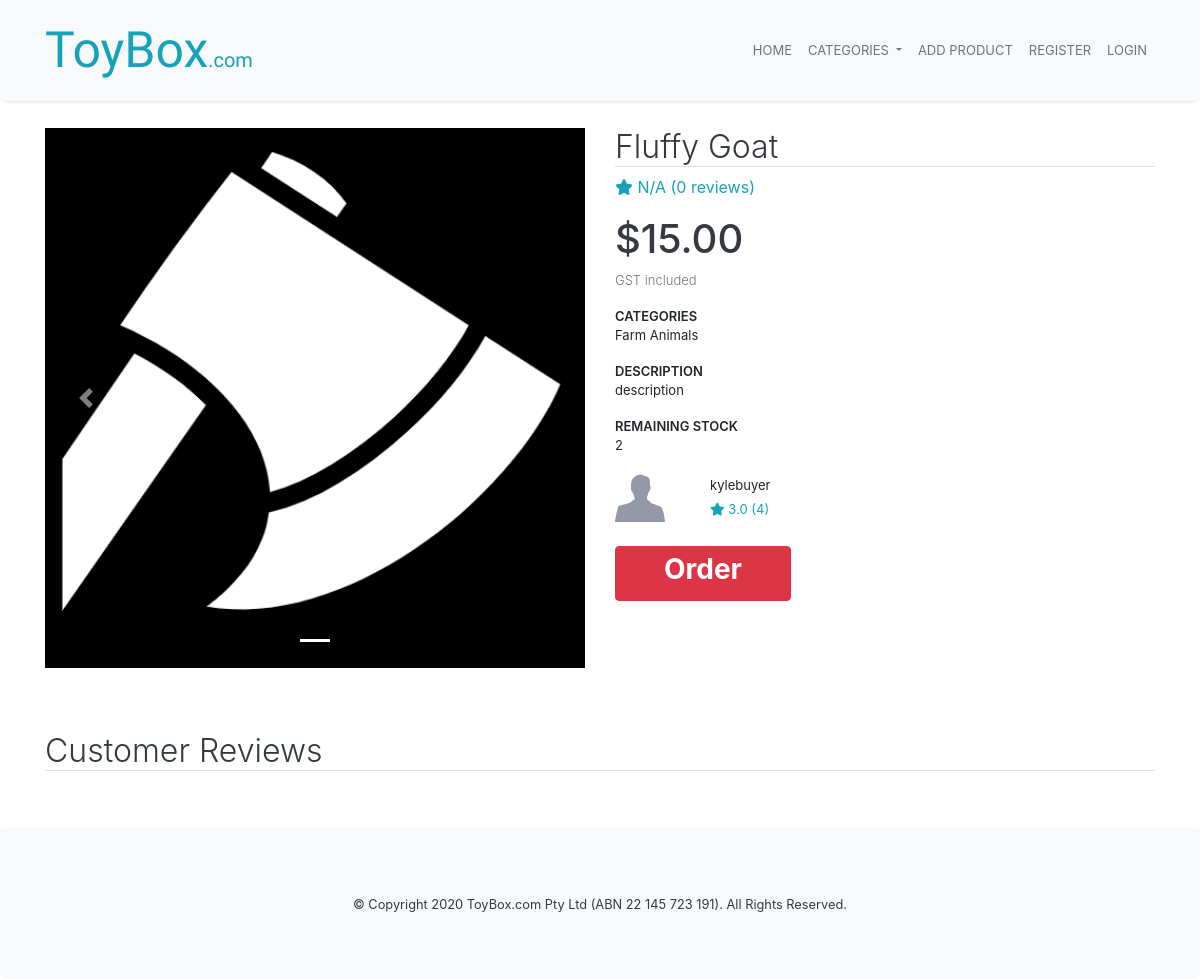
Before: /product/3 with the older database file.
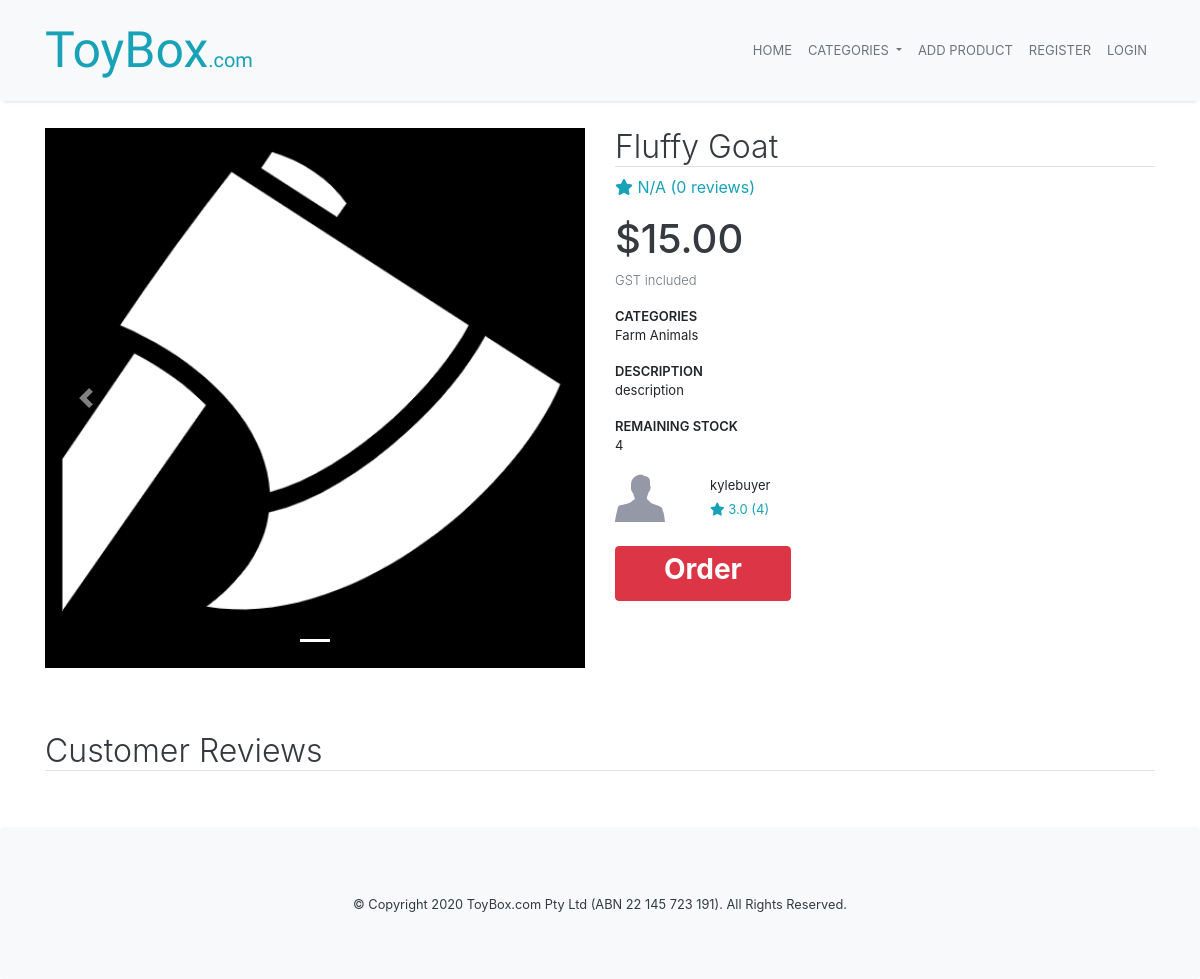
After: the same page with the newer database file.
### marketplace/models.py (models this page shows, shortened)
class Product(db.Model):
    __tablename__='products'
    id = db.Column(db.Integer, primary_key=True)
    name = db.Column(db.String(100), nullable=False)
    description = db.Column(db.String(500))
    current_stock = db.Column(db.Integer, nullable=False)
    monthly_stock = db.Column(db.Integer, nullable=False)
    price = db.Column(db.Numeric, nullable=False)
    category = db.Column(db.String(50), nullable=False)
    created = db.Column(db.DateTime, default=datetime.now(), nullable=False)
    image_one = db.Column(db.String(400))
    image_two = db.Column(db.String(400))
    image_three = db.Column(db.String(400))
    seller_id = db.Column(db.Integer, db.ForeignKey('users.id'))
    comments = db.relationship('Comment', backref='product') #comments on product

class User(db.Model, UserMixin):
    __tablename__='users'
    id = db.Column(db.Integer, primary_key=True)
    username = db.Column(db.String(30), index=True, unique=True, nullable=False)
    email = db.Column(db.String(100), index=True, unique=True, nullable=False)
    phone = db.Column(db.String(20), nullable=False) #must be string to keep 0 at start of number
    bank_account = db.Column(db.String(30))
    seller = db.Column(db.Boolean, nullable=False) #determines whether the user is a seller or buyer
    password_hash = db.Column(db.String(255), nullable=False)
    products = db.relationship('Product', backref='user') #products added by user

### marketplace/products.py (the view)
@bp.route('/<id>', methods=['GET', 'POST'])
def view(id):
    product = Product.query.filter_by(id=id).first()
    if (not product): #if product doesnt exist then 404
        return render_template('404.html')
    roundedPrice = round(product.price, 2)
    rating = 0
    i = 0
    for comment in product.comments:
        rating += comment.rating
        i += 1
    if i > 0:
        rating = round(rating/i, 2)
    else:
        rating = 'N/A'
    seller = User.query.filter_by(id=product.seller_id).first()
    sellerRating = 0
    j = 0
    for prod in seller.products:
        for com in prod.comments:
            sellerRating += com.rating
            j += 1
    if j > 0:
        sellerRating = round(sellerRating/j, 2)
    else:
        sellerRating = 'N/A'
    comments = db.session.query(Comment, User).filter_by(product_id=id).outerjoin(User, Comment.user_id == User.id).all()
    form = ReviewForm()
    if(form.validate_on_submit()):
        f_text = form.text.data
        f_rating = form.rating.data
        f_title = form.title.data
        new_comment = Comment (
            text = f_text,
            rating = f_rating,
            title = f_title,
            user_id = current_user.id,
            product_id = id
        )
        db.session.add(new_comment)
        db.session.commit()
        return redirect(url_for('product.view', id=id))
    else:
        for field, errors in form.errors.items():
            for error in errors:
                flash(u"%s: %s" % (getattr(form, field).label.text.title(), error), 'error')
    return render_template('product.html', product=product, roundedPrice = roundedPrice, rating=rating, reviewCount=i, seller=seller, sellerRating=sellerRating, sellerReviewCount=j, comments=comments, form=form)

### marketplace/templates/product.html (shortened to what this page needs)
{% extends 'base.html' %}
{% block content %}
<div class="container">
    <div class="row content-container mb-5">
        <div class="col-md-6">
            <div id="carouselExampleIndicators" class="carousel slide mb-3" data-ride="carousel">
                <ol class="carousel-indicators">
                    <li data-target="#carouselExampleIndicators" data-slide-to="0" class="active"></li>
                </ol>
                <div class="carousel-inner">
                    <div class="carousel-item active">
                        <img class="d-block w-100" src="..{{ product.image_one }}" alt="First slide">
                    </div>
                </div>
                <a class="carousel-control-prev" href="#carouselExampleIndicators" role="button" data-slide="prev">
                    <span class="carousel-control-prev-icon" aria-hidden="true"></span>
                </a>
                <a class="carousel-control-next" href="#carouselExampleIndicators" role="button" data-slide="next">
                    <span class="carousel-control-next-icon" aria-hidden="true"></span>
                </a>
            </div>
        </div>
        <div class="col-md-6">
            <h2 class="text-dark font-weight-light border-bottom">{{ product.name }}</h2>
            <div class="text-info">
                <i class="fas fa-star"></i> {{ rating }} ({{ reviewCount }} reviews)
            </div>
            <h1 class="text-dark mt-3">${{ roundedPrice }}</h1>
            <div class="small-font form-head text-muted font-weight-light">GST included</div>
            <div class="small-font form-head mt-3">CATEGORIES</div>
            <p class="small-font">{{ product.category }}</p>
            <div class="small-font form-head mt-3">DESCRIPTION</div>
            <p class="small-font">{{ product.description }}</p>
            <div class="small-font form-head mt-3">REMAINING STOCK</div>
            {% if product.current_stock > 0 %}
                <p class="small-font">{{ product.current_stock }}</p>
            {% else%}
                <p class="small-font text-danger">Out of Stock</p>
            {% endif %}
            <div class="row mt-2">
                <div class="col-2">
                    <img class="" src="../static/img/genericman.jpg" height="50px" width="50px">
                </div>
                <div class="col">
                    <span class="small-font">{{ seller.username }}<br>
                        <span class="text-info">
                            <i class="fas fa-star"></i> {{ sellerRating }} ({{ sellerReviewCount }})
                        </span>
                    </span>
                </div>
            </div>
            {% if product.current_stock > 0 %}
                {% if current_user.seller == False %}
                    <a class="btn btn-info mt-4 pl-5 pr-5" href="{{ url_for('order.order', id=product.id) }}">
                        <h3 class="font-weight-bold">Order</h3>
                    </a>
                {% else %}
                    <a class="btn btn-danger btn-info mt-4 pl-5 pr-5" data-toggle="OOS-tooltip" data-placement="right" title="You must be logged in as a buyer to purchase products!" disabled>
                        <h3 style="color:white;" class="font-weight-bold">Order</h3>
                    </a>
                {% endif %}
            {% else %}
                <a class="btn btn-danger btn-info mt-4 pl-5 pr-5" data-toggle="OOS-tooltip" data-placement="right" title="Unfortunately, I am Out of Stock for this month. Check in on me later!" disabled>
                    <h3 style="color:white;" class="font-weight-bold">Order</h3>
                </a>
            {% endif %}
        </div>
    </div>
    <h2 class="text-dark font-weight-light border-bottom">Customer Reviews</h2>
</div>
{% endblock %}

### marketplace/templates/base.html (shortened to what this page needs)
<!DOCTYPE html>
<html lang="en">
<head>
    <link href="https://stackpath.bootstrapcdn.com/bootstrap/4.4.1/css/bootstrap.min.css" rel="stylesheet"
>
    <link rel="stylesheet" href="../static/css/style.css">
</head>
<body class="container-full bg-white">
    <nav class="navbar navbar-expand-lg fixed-top navbar-light bg-light">
        <div class="container">
            <a class="navbar-brand fredoka-font logo text-info" href="{{ url_for('main.index') }}">ToyBox<span
                    class="logo-small d-none d-sm-inline-block">.com</span></a>
            <div class="collapse navbar-collapse" id="navbarNav">
                <ul class="navbar-nav ml-auto">
                    <li class="nav-item active">
                        <a class="nav-link text-secondary small-font" href="{{ url_for('main.index') }}">HOME</a>
                    </li>
                    <li class="nav-item dropdown">
                        <a class="nav-link dropdown-toggle text-secondary small-font" href="{{ url_for('main.index') }}"
                            id="navbarDropdown" role="button" data-toggle="dropdown" aria-haspopup="true"
                            aria-expanded="false">
                            CATEGORIES
                        </a>
                    </li>
                    {% if current_user.seller != True %}
                        <li class="nav-item">
                            <a class="nav-link text-secondary small-font" href="{{ url_for('auth.login') }}">ADD PRODUCT</a>
                        </li>
                    {% endif %}
                    {% if current_user.is_authenticated %}
                        <li class="nav-item">
                            <a class="nav-link disabled text-secondary small-font" href="#"><span>Welcome, {{ current_user.username }}!</span></a>
                        </li>
                        <li class="nav-item">
                            <a class="nav-link text-secondary small-font" href="{{url_for('auth.logout')}}">LOGOUT</a>
                        </li>
                    {% else %}
                        <li class="nav-item">
                            <a class="nav-link text-secondary small-font" href="{{url_for('auth.register')}}">REGISTER</a>
                        </li>
                        <li class="nav-item">
                            <a class="nav-link text-secondary small-font" href="{{url_for('auth.login')}}">LOGIN</a>
                        </li>
                    {% endif %}
                </ul>
            </div>
        </div>
    </nav>
    {% block content %}
    {% endblock %}
    <div class="jumbotron text-center text-dark bg-light m-0 mt-5">
        <small>© Copyright 2020 ToyBox.com Pty Ltd (ABN 22 145 723 191). All Rights Reserved.<small>
    </div>
</body>
</html>

### marketplace/static/css/style.css (style rules this page uses)
body { overflow-x: hidden; display: flex; flex-direction: column; min-height: 100%; }
html { min-height: 100%; }
.navbar { box-shadow: 0 4px 4px -4px rgba(0,0,0,.2); }
.fredoka-font { font-family: 'Fredoka One', cursive!important; }
.logo { font-size: 50px; }
.logo-small { font-size: 20px; }
.content-container { margin-top: 128px; }
h1 { font-size: 40px; }
.form-head { font-size: 13px; font-weight: 600; }
.small-font { font-size: 13px!important; }

Changed rows visible on the page:
changed Product "Fluffy Goat": current_stock "2" → "4"
